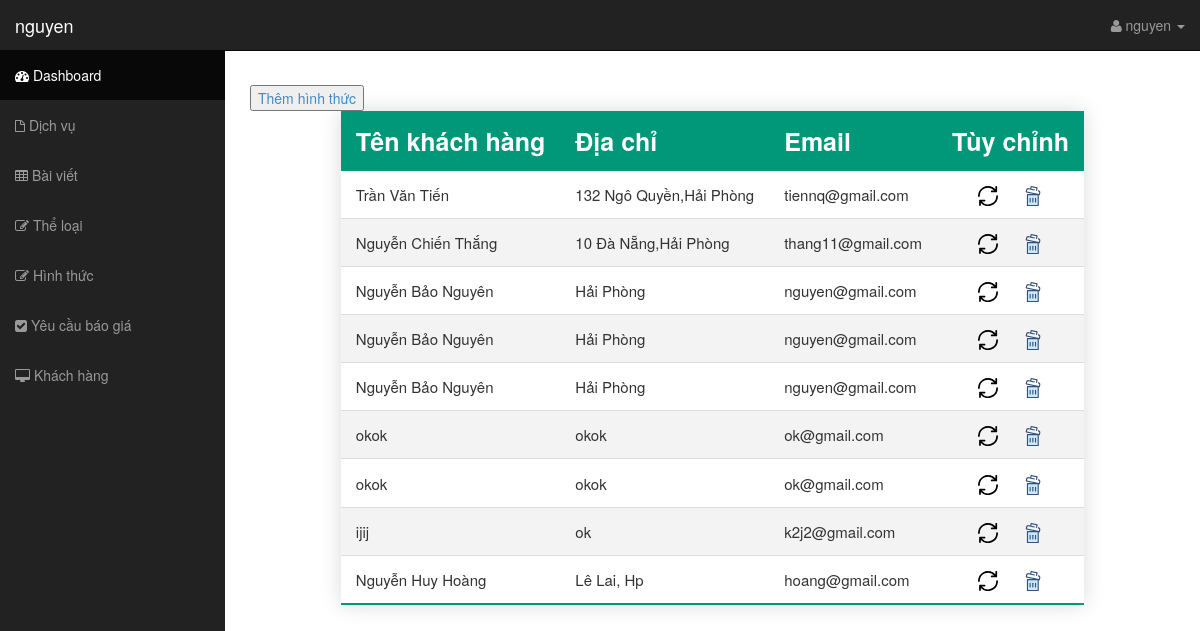
/controller/admin.php?view=khachhang (signed in), run on an earlier commit of the app's database.
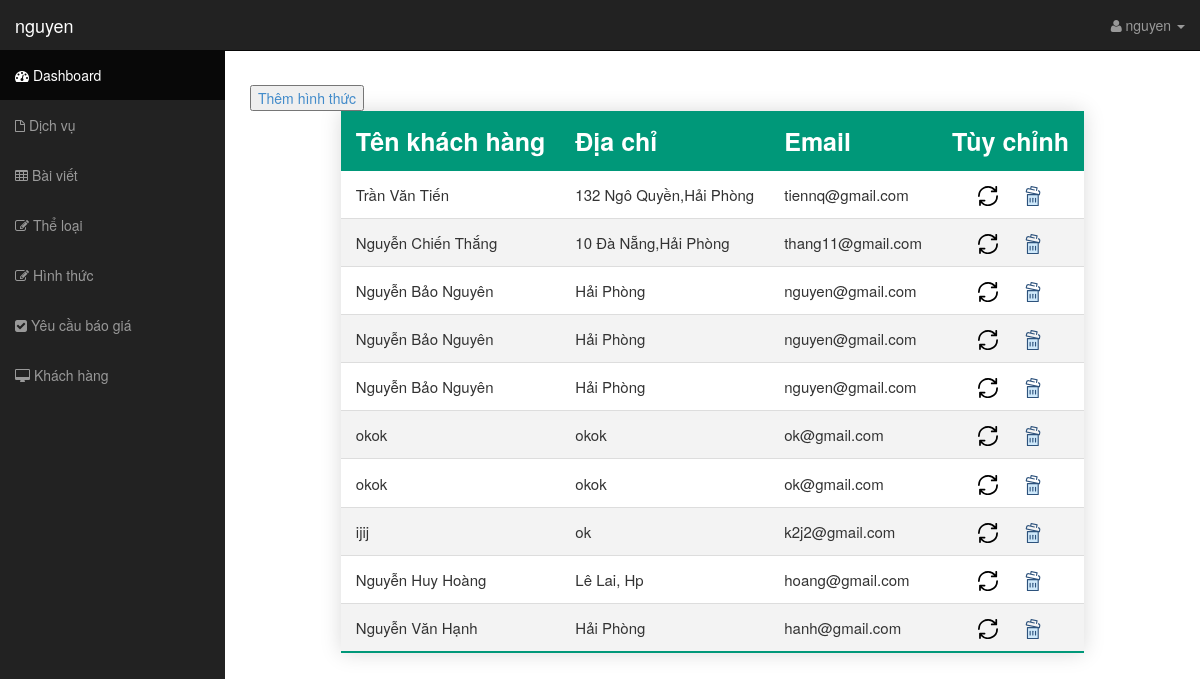
And on a later commit of the database.
### tables this page shows
CREATE TABLE `khachhang` (
  `makh` int(11) NOT NULL,
  `tenkhachhang` varchar(255) NOT NULL,
  `diachi` varchar(255) NOT NULL,
  `email` varchar(100) NOT NULL
);

### controller/admin.php (called while the page is built)
<?php
include "../view/admin/header.php";
include "../view/admin/admin.php";
include "../view/admin/footer.php";
?>

### model/thuvien.php (called while the page is built, shortened)
<?php
function showDatabase($pdo, $table) {
	$select = "SELECT * FROM $table";
	$stmt = $pdo->prepare($select);
	$stmt->execute();
	$element = $stmt->fetchAll(PDO::FETCH_ASSOC);
	return $element;
}
?>

### view/admin/khachhang.php (the view)
<div>
    <button>
        <a href="../controller/them_ht.php">Thêm hình thức</a>
    </button>
</div>
<table class="styled-table">
    <thead>
        <tr>
            <th>Tên khách hàng</th>
            <th>Địa chỉ</th>
            <th>Email</th>
            <th>Tùy chỉnh</th>
        </tr>
    </thead>
    <tbody>
        <?php
            $table = "khachhang";
            $row = showDatabase($pdo, $table);
            foreach ($row as $value) {
        ?>
            <tr>
                <td><?php echo $value['tenkhachhang'];?></td>
                <td><?php echo $value['diachi'];?></td>
                <td><?php echo $value['email'];?></td>
                <td class="option">
                    <a class="update" href="../controller/sua_kh.php?makh=<?php echo $value['makh'];?>" value="">
                        <img src="../view/images/icon/update.svg" title="<?php echo $value['makh'];?>" alt="Cập nhật">
                    </a>
                    <a href="../controller/xoa_kh.php?makh=<?php echo $value['makh'];?>">
                        <img src="../view/images/icon/delete.svg" title="Xóa" alt="Xóa">
                    </a>
                </td>
            </tr>
        <?php } ?>
    </tbody>
</table>

### view/admin/header.php (shortened to what this page needs)
<?php
require '../model/thuvien.php';
if(!empty($_SESSION['username'])) {
    $username = $_SESSION['username'];
} else {
    header("location: ../controller/login.php");
}
?>
<!DOCTYPE html>
<html lang="en">
  <head>
    <link href="/weblogistic/view/css/bootstrap.css" rel="stylesheet">
    <link href="/weblogistic/view/css/sb-admin.css" rel="stylesheet">
    <link rel="stylesheet" href="/weblogistic/view/font-awesome/css/font-awesome.min.css">
    <link rel="stylesheet" href="//cdnjs.cloudflare.com/ajax/libs/morris.js/0.5.1/morris.css">
    <link rel="stylesheet" href="../view/css/admin.css">
  </head>
  <body>
    <div id="wrapper">
      <nav class="navbar navbar-inverse navbar-fixed-top" role="navigation">
        <div class="navbar-header">
          <a class="navbar-brand" href="/weblogistic/controller/admin.php"><?php echo $username;?></a>
        </div>
        <div class="collapse navbar-collapse navbar-ex1-collapse">
          <ul class="nav navbar-nav side-nav">
            <li class="active"><a href="/weblogistic/controller/admin.php"><i class="fa fa-dashboard"></i> Dashboard</a></li>
            <li><a href="admin.php?view=dichvu"><i class="fa fa-file-o"></i> Dịch vụ</a></li>
            <li><a href="admin.php?view=baiviet"><i class="fa fa-table"></i> Bài viết</a></li>
            <li><a href="admin.php?view=theloai"><i class="fa fa-edit"></i> Thể loại</a></li>
            <li><a href="admin.php?view=hinhthuc"><i class="fa fa-edit"></i> Hình thức</a></li>
            <li><a href="admin.php?view=yeucaudongia"><i class="fa fa-check-square"></i> Yêu cầu báo giá</a></li>
            <li><a href="admin.php?view=khachhang"><i class="fa fa-desktop"></i> Khách hàng</a></li>
          </ul>
          <ul class="nav navbar-nav navbar-right navbar-user">
            <li class="dropdown user-dropdown">
              <a href="#" class="dropdown-toggle" data-toggle="dropdown"><i class="fa fa-user"></i> <?php echo $username;?> <b class="caret"></b></a>
            </li>
          </ul>
        </div>
      </nav>

### view/admin/admin.php (shortened to what this page needs)
  <div id="page-wrapper">
    <?php
      if(isset($_GET['view'])) {
        $path = $_GET['view'].".php";
        if(file_exists("../view/admin/$path")) {
          include "../view/admin/$path";
        }
        else {
          $path="404.php";
          include "../view/admin/$path";
        }
      }
    ?>
  </div>
</div>

### view/admin/footer.php (shortened to what this page needs)
  </body>
</html>

### view/css/sb-admin.css (style rules this page uses)
body { margin-top: 50px; }
#wrapper { padding-left: 0; }
#page-wrapper { width: 100%; padding: 5px 15px; }
@media (min-width:768px) { #wrapper { padding-left: 225px; } }
@media (min-width:768px) { #page-wrapper { padding: 15px 25px; } }
@media (min-width:768px) { .side-nav { margin-left: -225px; left: 225px; width: 225px; position: fixed; top: 50px; height: 100%; border-radius: 0; border: none; background-color: #222222; overflow-y: auto; } }
@media (min-width:768px) { .side-nav>li>a { width: 225px; } }
@media (min-width:768px) { .navbar-collapse { padding-left: 15px !important; padding-right: 15px !important; } }

### view/css/admin.css (style rules this page uses)
.styled-table { border-collapse: collapse; margin: 0 auto; box-shadow: 0 0 20px rgba(0, 0, 0, 0.15); }
.styled-table thead tr { background: #009879; color: #fff; text-align: left; }
.styled-table th, .styled-table td { padding: 12px 15px; }
.styled-table th { font-size: 2.5rem; }
.styled-table td { font-size: 1.5rem; }
.styled-table tbody tr { border-bottom: 1px solid #dddddd; }
.styled-table tbody tr:nth-of-type(even) { background-color: #f3f3f3; }
.styled-table tbody tr:last-of-type { border-bottom: 2px solid #009879; }
.option { text-align: center; }
.option a { color: blue; margin: 10px; cursor: pointer; text-decoration: none; }
.option a img { width: 20px; }
.active { display: block !important; }

What changed in the data, as far as the page shows it:
added khachhang: tenkhachhang "Nguyễn Văn Hạnh", diachi "Hải Phòng", email "hanh@gmail.com"
